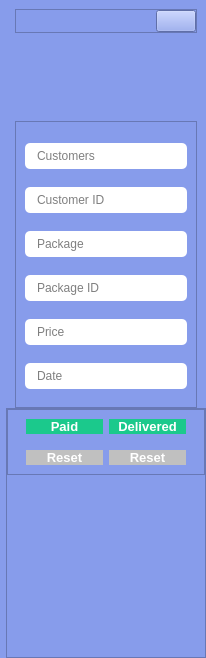
     <widget class="QCustomSlideMenu" name="updateOrderMenu" native="true">
      <property name="minimumSize">
       <size>
        <width>0</width>
        <height>658</height>
       </size>
      </property>
      <property name="maximumSize">
       <size>
        <width>0</width>
        <height>16777215</height>
       </size>
      </property>
      <property name="cursor">
       <cursorShape>ArrowCursor</cursorShape>
      </property>
      <property name="styleSheet">
       <string notr="true">background-color: #879CEB;</string>
      </property>
      <layout class="QVBoxLayout" name="verticalLayout_103">
       <property name="spacing">
        <number>0</number>
       </property>
       <property name="leftMargin">
        <number>6</number>
       </property>
       <property name="topMargin">
        <number>0</number>
       </property>
       <property name="rightMargin">
        <number>0</number>
       </property>
       <property name="bottomMargin">
        <number>0</number>
       </property>
       <item>
        <widget class="QWidget" name="widget_49" native="true">
         <property name="minimumSize">
          <size>
           <width>200</width>
           <height>350</height>
          </size>
         </property>
         <property name="styleSheet">
          <string notr="true">background-color: #879CEB;</string>
         </property>
         <layout class="QVBoxLayout" name="verticalLayout_104">
          <property name="spacing">
           <number>9</number>
          </property>
          <property name="bottomMargin">
           <number>0</number>
          </property>
          <item>
           <widget class="QFrame" name="frame_82">
            <property name="sizePolicy">
             <sizepolicy hsizetype="Preferred" vsizetype="Fixed">
              <horstretch>0</horstretch>
              <verstretch>0</verstretch>
             </sizepolicy>
            </property>
            <property name="styleSheet">
             <string notr="true">background-color: #879CEB;</string>
            </property>
            <property name="frameShape">
             <enum>QFrame::StyledPanel</enum>
            </property>
            <property name="frameShadow">
             <enum>QFrame::Raised</enum>
            </property>
            <layout class="QHBoxLayout" name="horizontalLayout_72">
             <property name="spacing">
              <number>0</number>
             </property>
             <property name="leftMargin">
              <number>0</number>
             </property>
             <property name="topMargin">
              <number>0</number>
             </property>
             <property name="rightMargin">
              <number>0</number>
             </property>
             <property name="bottomMargin">
              <number>0</number>
             </property>
             <item alignment="Qt::AlignRight">
              <widget class="QPushButton" name="closeUpdateOrderMenu">
               <property name="text">
                <string/>
               </property>
               <property name="icon">
                <iconset>
                 <normaloff>../SSIS v@/Resource/closeIcon.png</normaloff>../SSIS v@/Resource/closeIcon.png</iconset>
               </property>
               <property name="iconSize">
                <size>
                 <width>24</width>
                 <height>24</height>
                </size>
               </property>
              </widget>
             </item>
            </layout>
           </widget>
          </item>
          <item alignment="Qt::AlignHCenter">
           <widget class="QLabel" name="label_32">
            <property name="minimumSize">
             <size>
              <width>70</width>
              <height>70</height>
             </size>
            </property>
            <property name="maximumSize">
             <size>
              <width>70</width>
              <height>70</height>
             </size>
            </property>
            <property name="text">
             <string/>
            </property>
            <property name="pixmap">
             <pixmap>resource/orders.png</pixmap>
            </property>
            <property name="scaledContents">
             <bool>true</bool>
            </property>
           </widget>
          </item>
          <item>
           <widget class="QFrame" name="frame_83">
            <property name="frameShape">
             <enum>QFrame::StyledPanel</enum>
            </property>
            <property name="frameShadow">
             <enum>QFrame::Raised</enum>
            </property>
            <layout class="QVBoxLayout" name="verticalLayout_36">
             <property name="bottomMargin">
              <number>0</number>
             </property>
             <item>
              <widget class="QLineEdit" name="updateCusInOrders">
               <property name="font">
                <font>
                 <kerning>false</kerning>
                </font>
               </property>
               <property name="mouseTracking">
                <bool>true</bool>
               </property>
               <property name="styleSheet">
                <string notr="true">QLineEdit {
	background-color: #FFFFFF;
	padding: 5px 10px;
	border-radius: 5px;
}</string>
               </property>
               <property name="inputMask">
                <string/>
               </property>
               <property name="text">
                <string/>
               </property>
               <property name="frame">
                <bool>true</bool>
               </property>
               <property name="readOnly">
                <bool>true</bool>
               </property>
               <property name="placeholderText">
                <string>Customers</string>
               </property>
              </widget>
             </item>
             <item>
              <widget class="QLineEdit" name="updateCusIDinOrders">
               <property name="font">
                <font>
                 <kerning>false</kerning>
                </font>
               </property>
               <property name="mouseTracking">
                <bool>true</bool>
               </property>
               <property name="styleSheet">
                <string notr="true">QLineEdit {
	background-color: #FFFFFF;
	padding: 5px 10px;
	border-radius: 5px;
}</string>
               </property>
               <property name="inputMask">
                <string/>
               </property>
               <property name="text">
                <string/>
               </property>
               <property name="frame">
                <bool>true</bool>
               </property>
               <property name="readOnly">
                <bool>true</bool>
               </property>
               <property name="placeholderText">
                <string>Customer ID</string>
               </property>
              </widget>
             </item>
             <item>
              <widget class="QLineEdit" name="updatePackInOrders">
               <property name="font">
                <font>
                 <kerning>false</kerning>
                </font>
               </property>
               <property name="mouseTracking">
                <bool>true</bool>
               </property>
               <property name="styleSheet">
                <string notr="true">QLineEdit {
	background-color: #FFFFFF;
	padding: 5px 10px;
	border-radius: 5px;
}</string>
               </property>
               <property name="inputMask">
                <string/>
               </property>
               <property name="text">
                <string/>
               </property>
               <property name="frame">
                <bool>true</bool>
               </property>
               <property name="readOnly">
                <bool>true</bool>
               </property>
               <property name="placeholderText">
                <string>Package</string>
               </property>
              </widget>
             </item>
             <item>
              <widget class="QLineEdit" name="updatePackIDinOrders">
               <property name="font">
                <font>
                 <kerning>false</kerning>
                </font>
               </property>
               <property name="mouseTracking">
                <bool>true</bool>
               </property>
               <property name="styleSheet">
                <string notr="true">QLineEdit {
	background-color: #FFFFFF;
	padding: 5px 10px;
	border-radius: 5px;
}</string>
               </property>
               <property name="text">
                <string/>
               </property>
               <property name="frame">
                <bool>true</bool>
               </property>
               <property name="readOnly">
                <bool>true</bool>
               </property>
               <property name="placeholderText">
                <string>Package ID</string>
               </property>
              </widget>
             </item>
             <item>
              <widget class="QLineEdit" name="updatePackPriceInOrder">
               <property name="font">
                <font>
                 <kerning>false</kerning>
                </font>
               </property>
               <property name="mouseTracking">
                <bool>true</bool>
               </property>
               <property name="styleSheet">
                <string notr="true">QLineEdit {
	background-color: #FFFFFF;
	padding: 5px 10px;
	border-radius: 5px;
}</string>
               </property>
               <property name="text">
                <string/>
               </property>
               <property name="frame">
                <bool>true</bool>
               </property>
               <property name="readOnly">
                <bool>true</bool>
               </property>
               <property name="placeholderText">
                <string>Price</string>
               </property>
              </widget>
             </item>
             <item>
              <widget class="QLineEdit" name="updatePackDateInOrder">
               <property name="font">
                <font>
                 <kerning>false</kerning>
                </font>
               </property>
               <property name="mouseTracking">
                <bool>true</bool>
               </property>
               <property name="styleSheet">
                <string notr="true">QLineEdit {
	background-color: #FFFFFF;
	padding: 5px 10px;
	border-radius: 5px;
}</string>
               </property>
               <property name="text">
                <string/>
               </property>
               <property name="frame">
                <bool>true</bool>
               </property>
               <property name="readOnly">
                <bool>true</bool>
               </property>
               <property name="placeholderText">
                <string>Date</string>
               </property>
              </widget>
             </item>
            </layout>
           </widget>
          </item>
         </layout>
        </widget>
       </item>
       <item>
        <widget class="QFrame" name="frame_84">
         <property name="maximumSize">
          <size>
           <width>16777215</width>
           <height>250</height>
          </size>
         </property>
         <property name="styleSheet">
          <string notr="true">background-color: #879CEB;</string>
         </property>
         <property name="frameShape">
          <enum>QFrame::StyledPanel</enum>
         </property>
         <property name="frameShadow">
          <enum>QFrame::Raised</enum>
         </property>
         <layout class="QVBoxLayout" name="verticalLayout_105">
          <property name="spacing">
           <number>0</number>
          </property>
          <property name="leftMargin">
           <number>0</number>
          </property>
          <property name="topMargin">
           <number>0</number>
          </property>
          <property name="rightMargin">
           <number>0</number>
          </property>
          <property name="bottomMargin">
           <number>0</number>
          </property>
          <item>
           <widget class="QFrame" name="frame_24">
            <property name="frameShape">
             <enum>QFrame::StyledPanel</enum>
            </property>
            <property name="frameShadow">
             <enum>QFrame::Raised</enum>
            </property>
            <layout class="QGridLayout" name="gridLayout_2">
             <property name="leftMargin">
              <number>18</number>
             </property>
             <property name="rightMargin">
              <number>18</number>
             </property>
             <property name="verticalSpacing">
              <number>16</number>
             </property>
             <item row="0" column="1">
              <widget class="QPushButton" name="paidBtn">
               <property name="font">
                <font>
                 <pointsize>10</pointsize>
                 <bold>true</bold>
                 <strikeout>false</strikeout>
                </font>
               </property>
               <property name="cursor">
                <cursorShape>PointingHandCursor</cursorShape>
               </property>
               <property name="styleSheet">
                <string notr="true">	background-color: #1bc98c;
	border-radius: 10px;
	color: #FFFFFF;
</string>
               </property>
               <property name="text">
                <string>Paid</string>
               </property>
              </widget>
             </item>
             <item row="0" column="2">
              <widget class="QPushButton" name="deliveredBtn">
               <property name="font">
                <font>
                 <pointsize>10</pointsize>
                 <bold>true</bold>
                 <strikeout>false</strikeout>
                </font>
               </property>
               <property name="cursor">
                <cursorShape>PointingHandCursor</cursorShape>
               </property>
               <property name="styleSheet">
                <string notr="true">	background-color: #1bc98c;
	border-radius: 10px;
	color: #FFFFFF;
</string>
               </property>
               <property name="text">
                <string>Delivered</string>
               </property>
              </widget>
             </item>
             <item row="1" column="1">
              <widget class="QPushButton" name="paidResetBtn">
               <property name="font">
                <font>
                 <pointsize>10</pointsize>
                 <bold>true</bold>
                 <strikeout>false</strikeout>
                </font>
               </property>
               <property name="cursor">
                <cursorShape>PointingHandCursor</cursorShape>
               </property>
               <property name="styleSheet">
                <string notr="true">	background-color: #C0C0C0;
	border-radius: 10px;
	color: #FFFFFF;
</string>
               </property>
               <property name="text">
                <string>Reset</string>
               </property>
              </widget>
             </item>
             <item row="1" column="2">
              <widget class="QPushButton" name="deliveredResetBtn">
               <property name="font">
                <font>
                 <pointsize>10</pointsize>
                 <bold>true</bold>
                 <strikeout>false</strikeout>
                </font>
               </property>
               <property name="cursor">
                <cursorShape>PointingHandCursor</cursorShape>
               </property>
               <property name="styleSheet">
                <string notr="true">	background-color: #C0C0C0;
	border-radius: 10px;
	color: #FFFFFF;
</string>
               </property>
               <property name="text">
                <string>Reset</string>
               </property>
              </widget>
             </item>
            </layout>
           </widget>
          </item>
          <item>
           <spacer name="verticalSpacer_43">
            <property name="orientation">
             <enum>Qt::Vertical</enum>
            </property>
            <property name="sizeHint" stdset="0">
             <size>
              <width>20</width>
              <height>305</height>
             </size>
            </property>
           </spacer>
          </item>
          <item>
           <spacer name="verticalSpacer_44">
            <property name="orientation">
             <enum>Qt::Vertical</enum>
            </property>
            <property name="sizeHint" stdset="0">
             <size>
              <width>20</width>
              <height>305</height>
             </size>
            </property>
           </spacer>
          </item>
         </layout>
        </widget>
       </item>
      </layout>
     </widget>
